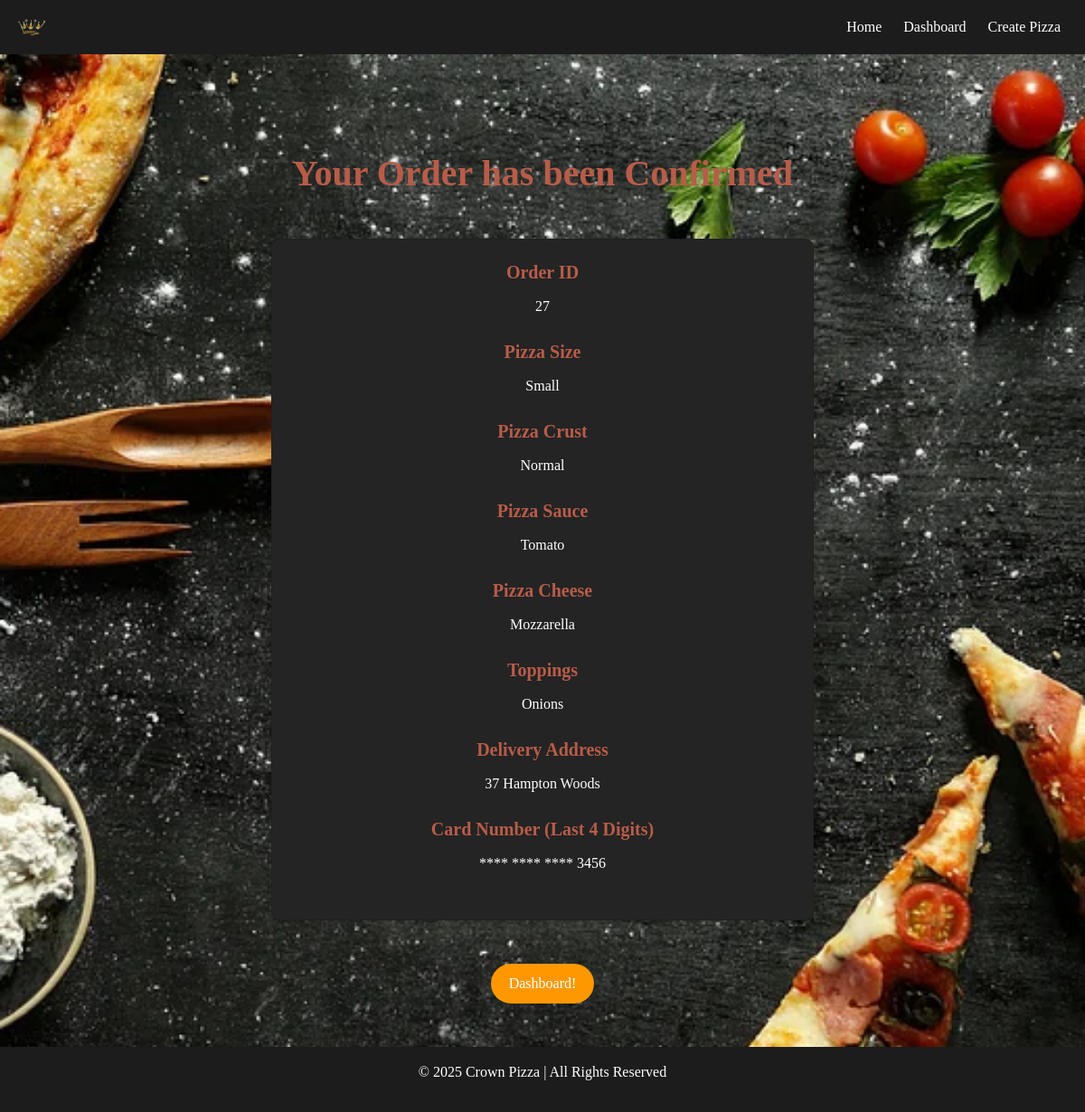
Screenshot of /order_confirmation/27/ (signed in) with the database file from the repository.
### PizzaApp/models.py (models this page shows, shortened)
class Order(models.Model):
    user = models.ForeignKey(User, on_delete=models.CASCADE, null=True, blank=True)
    pizza_size = models.ForeignKey(PizzaSize, on_delete=models.CASCADE, default=1)
    pizza_crust = models.ForeignKey(PizzaCrust, on_delete=models.CASCADE, default=1)
    pizza_sauce = models.ForeignKey(PizzaSauce, on_delete=models.CASCADE, default=1)
    pizza_cheese = models.ForeignKey(PizzaCheese, on_delete=models.CASCADE, default=1)
    toppings = models.ManyToManyField(PizzaTopping, blank=True)
    full_name = models.CharField(max_length=100)
    delivery_address = models.TextField()
    card_number = models.CharField(max_length=16, default="0000000000000000")  # Fake card for DB
    card_expiry_date = models.CharField(max_length=5, default="00/00")  # Placeholder
    card_cvv = models.CharField(max_length=3, default="000")  # Placeholder

class PizzaSize(models.Model):
    name = models.CharField(max_length=100)
    price = models.DecimalField(max_digits=5, decimal_places=2, default=10.99)  # Default price

class PizzaCrust(models.Model):
    name = models.CharField(max_length=100, default="Normal")  # Default crust

class PizzaSauce(models.Model):
    name = models.CharField(max_length=100, default="Tomato")  # Default sauce

class PizzaCheese(models.Model):
    name = models.CharField(max_length=100, default="Mozzarella")  # Default cheese

class PizzaTopping(models.Model):
    name = models.CharField(max_length=100)
    price = models.DecimalField(max_digits=5, decimal_places=2, default=0.00)
    image = models.ImageField(upload_to='toppings_images/', null=True, blank=True)

### PizzaApp/views.py (the view)
# urls.py: path('order_confirmation/<int:order_id>/', views.order_confirmation, name='order_confirmation'),
@login_required
def order_confirmation(request, order_id):
    print(f"Fetching order with ID: {order_id}")  # Debug: Check if the correct order ID is passed
    order = get_object_or_404(Order, id=order_id, user=request.user)
    pizza_size = order.pizza_size.name if order.pizza_size else "No size selected"
    pizza_crust = order.pizza_crust.name if order.pizza_crust else "No crust selected"
    pizza_sauce = order.pizza_sauce.name if order.pizza_sauce else "No sauce selected"
    pizza_cheese = order.pizza_cheese.name if order.pizza_cheese else "No cheese selected"
    toppings = order.toppings.all()
    last_four_digits = order.card_number[-4:] if order.card_number and len(order.card_number) >= 4 else "****"
    return render(request, 'order_confirmation.html', {
        'order': order,
        'pizza_size': pizza_size,
        'pizza_crust': pizza_crust,
        'pizza_sauce': pizza_sauce,
        'pizza_cheese': pizza_cheese,
        'toppings': toppings,
        'last_four_digits': last_four_digits
    })

### PizzaApp/templates/order_confirmation.html
{% extends 'base.html' %}
{% load static %}
{% block content %}
<h1 class="text-center">Your Order has been Confirmed</h1>
<div class="container my-5">
    <div class="card p-4 shadow-sm text-center" style="width: 100%; max-width: 600px; background-color: rgb(36, 36, 36); border-radius: 10px; margin: 0 auto;">
        <div class="mb-3" style="text-align: center;">
            <h5>Order ID</h5>
            <div class="form-control" style="background-color: rgb(36, 36, 36); color: white; border: none; text-align: center;">
                {{ order.id }}
            </div>
        </div>
        <div class="mb-3" style="text-align: center;">
            <h5>Pizza Size</h5>
            <div class="form-control" style="background-color: rgb(36, 36, 36); color: white; border: none; text-align: center;">
                {{ pizza_size }}
            </div>
        </div>
        <div class="mb-3" style="text-align: center;">
            <h5>Pizza Crust</h5>
            <div class="form-control" style="background-color: rgb(36, 36, 36); color: white; border: none; text-align: center;">
                {{ pizza_crust }}
            </div>
        </div>
        <div class="mb-3" style="text-align: center;">
            <h5>Pizza Sauce</h5>
            <div class="form-control" style="background-color: rgb(36, 36, 36); color: white; border: none; text-align: center;">
                {{ pizza_sauce }}
            </div>
        </div>
        <div class="mb-3" style="text-align: center;">
            <h5>Pizza Cheese</h5>
            <div class="form-control" style="background-color: rgb(36, 36, 36); color: white; border: none; text-align: center;">
                {{ pizza_cheese }}
            </div>
        </div>
        <div class="mb-3" style="text-align: center;">
            <h5>Toppings</h5>
            <div class="form-control" style="background-color: rgb(36, 36, 36); color: white; border: none; text-align: center;">
                {% for topping in toppings %}
                    <div>{{ topping.name }}</div>
                {% endfor %}
            </div>
        </div>
        <div class="mb-3" style="text-align: center;">
            <h5>Delivery Address</h5>
            <div class="form-control" style="background-color: rgb(36, 36, 36); color: white; border: none; text-align: center;">
                {{ order.delivery_address }}
            </div>
        </div>
        <div class="mb-3" style="text-align: center;">
            <h5>Card Number (Last 4 Digits)</h5>
            <div class="form-control" style="background-color: rgb(36, 36, 36); color: white; border: none; text-align: center;">
                **** **** **** {{ last_four_digits }}
            </div>
        </div>
    </div>
</div>
<div class="text-center mt-4">
    <a href="{% url 'dashboard' %}" class="btn btn-secondary btn-lg">Dashboard!</a>
</div>
{% endblock %}

### PizzaApp/static/css/styles.css (style rules this page uses)
:root { --primary-color: #B85C49; --secondary-color: #D4AF37; --background-color: #F5F5F5; --text-color: rgb(240, 236, 236); --footer-color: #1c1c1c; --navbar-color: #1c1c1c; }
html, body { height: 100%; margin: 0; }
body { display: flex; flex-direction: column; min-height: 100vh; background-color: var(--background-color); background-image: url('/static/images/background.webp'); background-size: cover; background-position: center; background-attachment: fixed; background-repeat: no-repeat; color: var(--text-color); font-family: 'Lora', serif; }
h1, h2, h3, h4, h5 { color: var(--primary-color); font-weight: bold; text-align: center; }
.btn-primary, .btn-secondary { border: none; border-radius: 30px; padding: 10px 20px; font-size: 16px; transition: background-color 0.3s ease; }
.btn-secondary { background-color: #FF9800; color: white; }
.form-control { width: 100%; max-width: 100%; height: 40px; background-color: rgb(36, 36, 36); color: white; border: none; text-align: center; }

### rows the page displays
Order: id "27", delivery_address "37 Hampton Woods"
PizzaSize: name "Small"
PizzaCrust: name "Normal"
PizzaSauce: name "Tomato"
PizzaCheese: name "Mozzarella"
PizzaTopping: name "Onions"

### other values shown
{{ last_four_digits }} "3456"
